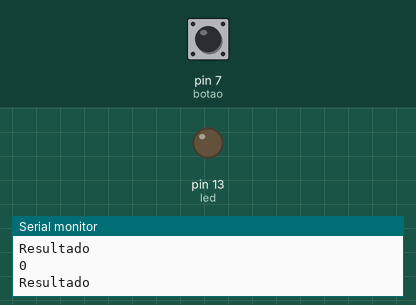
Bench run of a sketch on a simulated Arduino Uno, built with avr-gcc and run on an emulated ATmega328P. Shown: output pins drawn as LEDs (lit = HIGH), the last lines printed to the serial monitor. Dashed ring = blinking. Inputs (shaded band) come from the test bench; at power-on: pin 7 (botao) LOW.

Above: at 1.2 s.
1.3 s: pin 7 (botao) pulled HIGH for 1 s
At 1.48 s:
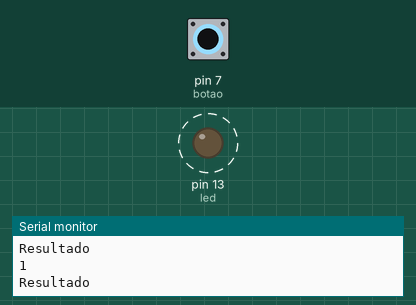
3.8 s: pin 7 (botao) pulled HIGH for 0.15 s
At 4.1 s:
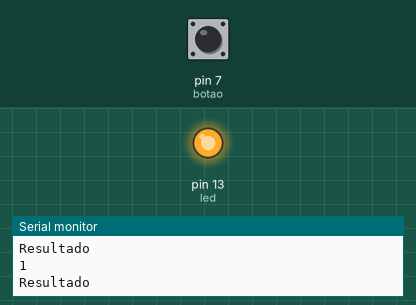
5.4 s: pin 7 (botao) pulled HIGH for 3.2 s
At 5.57 s:
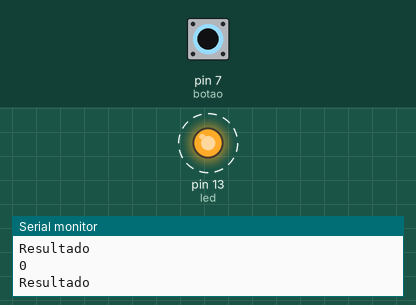
Timing chart, 0 to 10.1 s (numbered marks = the images above; inputs shaded):
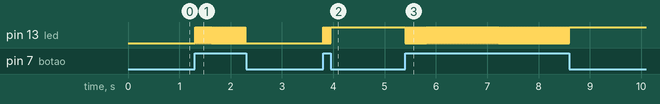

Measured:
- after the input at 1.3 s, pin 13 (led): alternates HIGH for 0.01 s and LOW for 0.01 s, 68 changes in all, then stays LOW, starting at once
- after the input at 3.8 s, pin 13 (led): alternates HIGH for 0.01 s and LOW for 0.01 s, 11 changes in all, then stays HIGH, starting at once
- after the input at 5.4 s, pin 13 (led): alternates HIGH for 0.01 s and LOW for 0.01 s, 220 changes in all, then stays HIGH, starting at once

The sketch:

BotaoLed.ino
```cpp
#define led 13
#define botao 7
int var=0;
int resultado = 0;  // NOVO
void setup(){
  pinMode(led,OUTPUT);
  pinMode(botao,INPUT);
  Serial.begin(9600);
}

void loop(){
  var=digitalRead(botao);
  if(var == 1){
  resultado = !resultado;
  digitalWrite(led, resultado);
  //digitalWrite(led, !digitalRead(led));
  }
  Serial.println("Resultado");
  Serial.println(resultado);
  delay(10);
}
```
